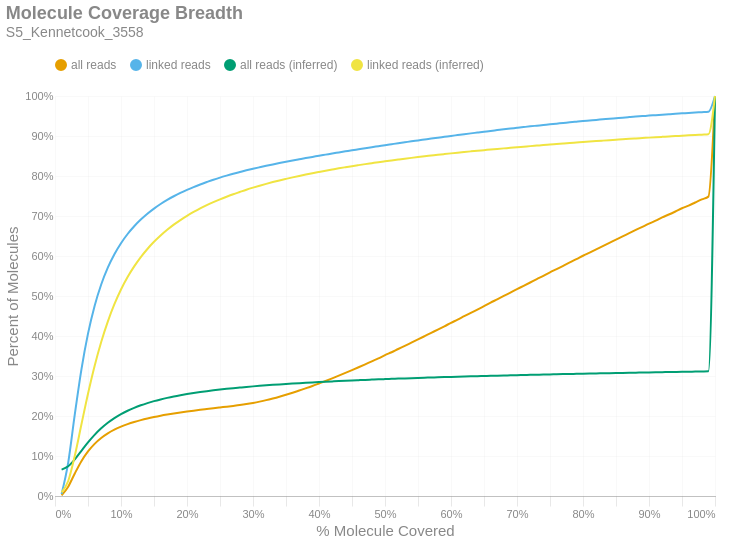

The notebook cell saved with this chart:
### Markdown cell above
### Molecule Read Coverage
This chart shows molecule coverage breadth as computed by the number of bases aligned to that molecule. In other words, "*how much of each unique long molecule is actually sequenced/aligned?*" Keep in mind there is a distinction between sequences and alignments, since some sequences belonging to a particular molecule may not align well and wouldn't appear in the alignment data. This chart also shows molecule coverage breadth as computed by the *inferred fragment* from which the aligned sequences originate. Unlike read coverage, this calculation takes into account the total insert size, including unsequenced gaps between the forward and reverse reads. Like the previous figures, these are cumulative percents.

### Code cell
if SKIPLR:
    print_html(f"Skipped")
else:
    binned_df = consolidated_hist(valids['coverage_bp'], mask, 0.01, True)
    binned_df_inf = consolidated_hist(valids['coverage_inserts'], mask, 0.01, True)
    binned_df = binned_df.with_columns(pl.lit(binned_df_inf['all reads (cumsum)']).alias('all reads (inferred)'))
    binned_df = binned_df.with_columns(pl.lit(binned_df_inf['linked reads (cumsum)']).alias('linked reads (inferred)'))
    binned_df = binned_df.with_columns(
        (pl.col('bin').cast(pl.Float64) + 0.01).alias('right_edge')
    )

    with SafeRender(binned_df):
        (
            density_plot(binned_df, 'Molecule Coverage Breadth', samplename, 'molcov', ['all reads (inferred)','linked reads (inferred)'])
            .encode(
                #x=alt.X('bin:Q', title="% Molecule Covered").axis(format = '%').scale(padding=0),
                x=alt.X('right_edge:Q', title="% Molecule Covered").axis(format='%').scale(padding=0),
                y=alt.Y('value:Q', title='Percent of Molecules')
                    .axis(format='%')
                    .stack(False)
                    .scale(domainMin=0, padding=0),
                color=alt.Color("key:N").scale(domain = ["all reads", "linked reads", "all reads (inferred)", "linked reads (inferred)"]),
                tooltip = [
                    alt.Tooltip("key:N", title = "Data Type"),
                    alt.Tooltip("range_label:N", title="% Molecule Covered"),
                    alt.Tooltip("value:Q", format = ".2%", title="% Molecules")
                ]
            )
        ).display()

### Figure 1 — Vega-Lite specification as saved in the notebook (floating-point values rounded to 4 significant figures)
{"width": "container", "height": 400, "config": {"title": {"anchor": "start", "dy": -15, "fontSize": 18, "color": "#888888", "subtitleColor": "#888888", "subtitleFontSize": 14}, "arc": {"fill": "#0072B2"}, "axis": {"domainColor": "#888888", "domainWidth": 0.5, "gridWidth": 0.2, "grid": false, "titleFontWeight": 400, "titleFontSize": 15, "labelFontSize": 11, "labelColor": "#888888", "tickColor": "#888888", "tickWidth": 0.2, "titleColor": "#888888"}, "axisBand": {"grid": false}, "axisX": {"grid": true, "tickSize": 10, "domainCap": "round"}, "axisY": {"domain": false, "grid": true, "tickSize": 0, "domainCap": "round"}, "background": "transparent", "header": {"labelFontSize": 15, "labelColor": "#888888", "titleFontSize": 15, "titleFontWeight": 600, "titleColor": "#888888"}, "legend": {"labelFont": "sans-serif", "labelFontSize": 12, "labelColor": "#888888", "symbolSize": 100, "symbolType": "circle", "titleFontSize": 12, "titlePadding": 10, "titleColor": "#888888", "title": null, "orient": "top"}, "range": {"category": ["#E69F00", "#56B4E9", "#009E73", "#F0E442", "#0072B2", "#D55E00", "#CC79A7", "#000000"], "diverging": ["#cfe8f3", "#a2d4ec", "#73bfe2", "#46abdb", "#1696d2", "#12719e"]}, "area": {"fill": "#0072B2", "fillOpacity": 0.7, "line": true, "strokeOpacity": 0.7}, "line": {"color": "#0072B2", "stroke": "#0072B2", "strokeWidth": 2}, "trail": {"color": "#0072B2", "stroke": "#0072B2", "strokeWidth": 0, "size": 1}, "point": {"filled": true, "fillOpacity": 1.0, "size": 95}, "text": {"color": "#888888", "fontSize": 11, "align": "right", "fontWeight": 400, "size": 11}, "bar": {"fill": "#0072B2", "stroke": null}, "view": {"stroke": null, "continuousWidth": 660, "continuousHeight": 400}}, "data": {"name": "data-0b0ed20c6f600bb001215fa73139b23f"}, "mark": {"type": "line", "interpolate": "monotone", "point": {"opacity": 0, "size": 275}}, "encoding": {"color": {"field": "key", "scale": {"domain": ["all reads", "linked reads", "all reads (inferred)", "linked reads (inferred)"]}, "type": "nominal"}, "tooltip": [{"field": "key", "title": "Data Type", "type": "nominal"}, {"field": "range_label", "title": "% Molecule Covered", "type": "nominal"}, {"field": "value", "format": ".2%", "title": "% Molecules", "type": "quantitative"}], "x": {"axis": {"format": "%"}, "field": "right_edge", "scale": {"padding": 0}, "title": "% Molecule Covered", "type": "quantitative"}, "y": {"axis": {"format": "%"}, "field": "value", "scale": {"domainMin": 0, "padding": 0}, "stack": false, "title": "Percent of Molecules", "type": "quantitative"}}, "params": [{"name": "param_c36ac31b6afebe62", "select": {"type": "point", "fields": ["key"]}, "bind": "legend"}], "title": {"text": "Molecule Coverage Breadth", "subtitle": "S5_Kennetcook_3558"}, "transform": [{"fold": ["all reads (cumsum)", "linked reads (cumsum)", "all reads (inferred)", "linked reads (inferred)"]}, {"calculate": "replace(datum.key, ' (cumsum)', '')", "as": "key"}, {"filter": {"param": "param_c36ac31b6afebe62"}}], "usermeta": {"embedOptions": {"downloadFileName": "S5_Kennetcook_3558.molcov"}}, "$schema": "https://vega.github.io/schema/vega-lite/v6.1.0.json", "datasets": {"data-0b0ed20c6f600bb001215fa73139b23f": [{"bin": "0.0", "interval": "0.0-0.01", "all reads": 0.001529, "linked reads": 0.004793, "all reads (cumsum)": 0.001529, "linked reads (cumsum)": 0.004793, "range_label": "0.0-0.01", "all reads (inferred)": 0.06604, "linked reads (inferred)": 0.008944, "right_edge": 0.01}, {"bin": "0.01", "interval": "0.01-0.02", "all reads": 0.02181, "linked reads": 0.07856, "all reads (cumsum)": 0.02334, "linked reads (cumsum)": 0.08335, "range_label": "0.01-0.02", "all reads (inferred)": 0.07428, "linked reads (inferred)": 0.03751, "right_edge": 0.02}, {"bin": "0.02", "interval": "0.02-0.03", "all reads": 0.03299, "linked reads": 0.1206, "all reads (cumsum)": 0.05634, "linked reads (cumsum)": 0.204, "range_label": "0.02-0.03", "all reads (inferred)": 0.09173, "linked reads (inferred)": 0.1008, "right_edge": 0.03}, {"bin": "0.03", "interval": "0.03-0.04", "all reads": 0.03062, "linked reads": 0.1121, "all reads (cumsum)": 0.08696, "linked reads (cumsum)": 0.3161, "range_label": "0.03-0.04", "all reads (inferred)": 0.113, "linked reads (inferred)": 0.1786, "right_edge": 0.04}, {"bin": "0.04", "interval": "0.04-0.05", "all reads": 0.02452, "linked reads": 0.08991, "all reads (cumsum)": 0.1115, "linked reads (cumsum)": 0.406, "range_label": "0.04-0.05", "all reads (inferred)": 0.134, "linked reads (inferred)": 0.2557, "right_edge": 0.05}, {"bin": "0.05", "interval": "0.05-0.06", "all reads": 0.01894, "linked reads": 0.06927, "all reads (cumsum)": 0.1304, "linked reads (cumsum)": 0.4753, "range_label": "0.05-0.06", "all reads (inferred)": 0.1528, "linked reads (inferred)": 0.3251, "right_edge": 0.06}, {"bin": "0.06", "interval": "0.06-0.07", "all reads": 0.01464, "linked reads": 0.05354, "all reads (cumsum)": 0.1451, "linked reads (cumsum)": 0.5288, "range_label": "0.06-0.07", "all reads (inferred)": 0.1691, "linked reads (inferred)": 0.3851, "right_edge": 0.07}, {"bin": "0.07", "interval": "0.07-0.08", "all reads": 0.01153, "linked reads": 0.04213, "all reads (cumsum)": 0.1566, "linked reads (cumsum)": 0.571, "range_label": "0.07-0.08", "all reads (inferred)": 0.183, "linked reads (inferred)": 0.4361, "right_edge": 0.08}, {"bin": "0.08", "interval": "0.08-0.09", "all reads": 0.009237, "linked reads": 0.0336, "all reads (cumsum)": 0.1658, "linked reads (cumsum)": 0.6046, "range_label": "0.08-0.09", "all reads (inferred)": 0.1947, "linked reads (inferred)": 0.4794, "right_edge": 0.09}, {"bin": "0.09", "interval": "0.09-0.1", "all reads": 0.007567, "linked reads": 0.02748, "all reads (cumsum)": 0.1734, "linked reads (cumsum)": 0.632, "range_label": "0.09-0.1", "all reads (inferred)": 0.2047, "linked reads (inferred)": 0.5162, "right_edge": 0.1}, {"bin": "0.1", "interval": "0.1-0.11", "all reads": 0.006344, "linked reads": 0.02295, "all reads (cumsum)": 0.1797, "linked reads (cumsum)": 0.655, "range_label": "0.1-0.11", "all reads (inferred)": 0.2132, "linked reads (inferred)": 0.5474, "right_edge": 0.11}, {"bin": "0.11", "interval": "0.11-0.12", "all reads": 0.00537, "linked reads": 0.01936, "all reads (cumsum)": 0.1851, "linked reads (cumsum)": 0.6743, "range_label": "0.11-0.12", "all reads (inferred)": 0.2204, "linked reads (inferred)": 0.574, "right_edge": 0.12}, {"bin": "0.12", "interval": "0.12-0.13", "all reads": 0.004651, "linked reads": 0.01671, "all reads (cumsum)": 0.1898, "linked reads (cumsum)": 0.6911, "range_label": "0.12-0.13", "all reads (inferred)": 0.2267, "linked reads (inferred)": 0.5972, "right_edge": 0.13}, {"bin": "0.13", "interval": "0.13-0.14", "all reads": 0.004071, "linked reads": 0.01458, "all reads (cumsum)": 0.1938, "linked reads (cumsum)": 0.7056, "range_label": "0.13-0.14", "all reads (inferred)": 0.2322, "linked reads (inferred)": 0.6176, "right_edge": 0.14}, {"bin": "0.14", "interval": "0.14-0.15", "all reads": 0.003613, "linked reads": 0.01285, "all reads (cumsum)": 0.1974, "linked reads (cumsum)": 0.7185, "range_label": "0.14-0.15", "all reads (inferred)": 0.2371, "linked reads (inferred)": 0.6355, "right_edge": 0.15}, {"bin": "0.15", "interval": "0.15-0.16", "all reads": 0.003266, "linked reads": 0.01148, "all reads (cumsum)": 0.2007, "linked reads (cumsum)": 0.73, "range_label": "0.15-0.16", "all reads (inferred)": 0.2414, "linked reads (inferred)": 0.6512, "right_edge": 0.16}, {"bin": "0.16", "interval": "0.16-0.17", "all reads": 0.002935, "linked reads": 0.01018, "all reads (cumsum)": 0.2036, "linked reads (cumsum)": 0.7402, "range_label": "0.16-0.17", "all reads (inferred)": 0.2453, "linked reads (inferred)": 0.6655, "right_edge": 0.17}, {"bin": "0.17", "interval": "0.17-0.18", "all reads": 0.002689, "linked reads": 0.009217, "all reads (cumsum)": 0.2063, "linked reads (cumsum)": 0.7494, "range_label": "0.17-0.18", "all reads (inferred)": 0.2488, "linked reads (inferred)": 0.6784, "right_edge": 0.18}, {"bin": "0.18", "interval": "0.18-0.19", "all reads": 0.002499, "linked reads": 0.008299, "all reads (cumsum)": 0.2088, "linked reads (cumsum)": 0.7577, "range_label": "0.18-0.19", "all reads (inferred)": 0.2519, "linked reads (inferred)": 0.6899, "right_edge": 0.19}, {"bin": "0.19", "interval": "0.19-0.2", "all reads": 0.002325, "linked reads": 0.007567, "all reads (cumsum)": 0.2111, "linked reads (cumsum)": 0.7652, "range_label": "0.19-0.2", "all reads (inferred)": 0.2548, "linked reads (inferred)": 0.7004, "right_edge": 0.2}, {"bin": "0.2", "interval": "0.2-0.21", "all reads": 0.002226, "linked reads": 0.007134, "all reads (cumsum)": 0.2134, "linked reads (cumsum)": 0.7724, "range_label": "0.2-0.21", "all reads (inferred)": 0.2574, "linked reads (inferred)": 0.71, "right_edge": 0.21}, {"bin": "0.21", "interval": "0.21-0.22", "all reads": 0.002092, "linked reads": 0.006444, "all reads (cumsum)": 0.2155, "linked reads (cumsum)": 0.7788, "range_label": "0.21-0.22", "all reads (inferred)": 0.2599, "linked reads (inferred)": 0.719, "right_edge": 0.22}, {"bin": "0.22", "interval": "0.22-0.23", "all reads": 0.002032, "linked reads": 0.006054, "all reads (cumsum)": 0.2175, "linked reads (cumsum)": 0.7849, "range_label": "0.22-0.23", "all reads (inferred)": 0.2621, "linked reads (inferred)": 0.7271, "right_edge": 0.23}, {"bin": "0.23", "interval": "0.23-0.24", "all reads": 0.002026, "linked reads": 0.005852, "all reads (cumsum)": 0.2195, "linked reads (cumsum)": 0.7907, "range_label": "0.23-0.24", "all reads (inferred)": 0.2641, "linked reads (inferred)": 0.7346, "right_edge": 0.24}, {"bin": "0.24", "interval": "0.24-0.25", "all reads": 0.001921, "linked reads": 0.005255, "all reads (cumsum)": 0.2214, "linked reads (cumsum)": 0.796, "range_label": "0.24-0.25", "all reads (inferred)": 0.2661, "linked reads (inferred)": 0.7417, "right_edge": 0.25}, {"bin": "0.25", "interval": "0.25-0.26", "all reads": 0.001888, "linked reads": 0.004896, "all reads (cumsum)": 0.2233, "linked reads (cumsum)": 0.8009, "range_label": "0.25-0.26", "all reads (inferred)": 0.2679, "linked reads (inferred)": 0.7483, "right_edge": 0.26}, {"bin": "0.26", "interval": "0.26-0.27", "all reads": 0.001942, "linked reads": 0.004701, "all reads (cumsum)": 0.2253, "linked reads (cumsum)": 0.8056, "range_label": "0.26-0.27", "all reads (inferred)": 0.2696, "linked reads (inferred)": 0.7544, "right_edge": 0.27}, {"bin": "0.27", "interval": "0.27-0.28", "all reads": 0.002055, "linked reads": 0.004328, "all reads (cumsum)": 0.2273, "linked reads (cumsum)": 0.8099, "range_label": "0.27-0.28", "all reads (inferred)": 0.2711, "linked reads (inferred)": 0.7601, "right_edge": 0.28}, {"bin": "0.28", "interval": "0.28-0.29", "all reads": 0.002441, "linked reads": 0.004248, "all reads (cumsum)": 0.2298, "linked reads (cumsum)": 0.8141, "range_label": "0.28-0.29", "all reads (inferred)": 0.2726, "linked reads (inferred)": 0.7657, "right_edge": 0.29}, {"bin": "0.29", "interval": "0.29-0.3", "all reads": 0.002873, "linked reads": 0.003982, "all reads (cumsum)": 0.2326, "linked reads (cumsum)": 0.8181, "range_label": "0.29-0.3", "all reads (inferred)": 0.2741, "linked reads (inferred)": 0.7708, "right_edge": 0.3}, {"bin": "0.3", "interval": "0.3-0.31", "all reads": 0.003289, "linked reads": 0.00371, "all reads (cumsum)": 0.2359, "linked reads (cumsum)": 0.8218, "range_label": "0.3-0.31", "all reads (inferred)": 0.2754, "linked reads (inferred)": 0.7757, "right_edge": 0.31}, {"bin": "0.31", "interval": "0.31-0.32", "all reads": 0.003692, "linked reads": 0.003589, "all reads (cumsum)": 0.2396, "linked reads (cumsum)": 0.8254, "range_label": "0.31-0.32", "all reads (inferred)": 0.2767, "linked reads (inferred)": 0.7804, "right_edge": 0.32}, {"bin": "0.32", "interval": "0.32-0.33", "all reads": 0.004201, "linked reads": 0.003523, "all reads (cumsum)": 0.2438, "linked reads (cumsum)": 0.8289, "range_label": "0.32-0.33", "all reads (inferred)": 0.2779, "linked reads (inferred)": 0.7848, "right_edge": 0.33}, {"bin": "0.33", "interval": "0.33-0.34", "all reads": 0.004498, "linked reads": 0.00344, "all reads (cumsum)": 0.2483, "linked reads (cumsum)": 0.8324, "range_label": "0.33-0.34", "all reads (inferred)": 0.279, "linked reads (inferred)": 0.789, "right_edge": 0.34}, {"bin": "0.34", "interval": "0.34-0.35", "all reads": 0.00484, "linked reads": 0.003303, "all reads (cumsum)": 0.2532, "linked reads (cumsum)": 0.8357, "range_label": "0.34-0.35", "all reads (inferred)": 0.2801, "linked reads (inferred)": 0.7928, "right_edge": 0.35}, {"bin": "0.35", "interval": "0.35-0.36", "all reads": 0.005146, "linked reads": 0.003153, "all reads (cumsum)": 0.2583, "linked reads (cumsum)": 0.8388, "range_label": "0.35-0.36", "all reads (inferred)": 0.2811, "linked reads (inferred)": 0.7966, "right_edge": 0.36}, {"bin": "0.36", "interval": "0.36-0.37", "all reads": 0.005324, "linked reads": 0.00305, "all reads (cumsum)": 0.2636, "linked reads (cumsum)": 0.8419, "range_label": "0.36-0.37", "all reads (inferred)": 0.2821, "linked reads (inferred)": 0.8002, "right_edge": 0.37}, {"bin": "0.37", "interval": "0.37-0.38", "all reads": 0.005674, "linked reads": 0.003018, "all reads (cumsum)": 0.2693, "linked reads (cumsum)": 0.8449, "range_label": "0.37-0.38", "all reads (inferred)": 0.2831, "linked reads (inferred)": 0.8037, "right_edge": 0.38}, {"bin": "0.38", "interval": "0.38-0.39", "all reads": 0.005838, "linked reads": 0.002796, "all reads (cumsum)": 0.2751, "linked reads (cumsum)": 0.8477, "range_label": "0.38-0.39", "all reads (inferred)": 0.284, "linked reads (inferred)": 0.807, "right_edge": 0.39}, {"bin": "0.39", "interval": "0.39-0.4", "all reads": 0.006198, "linked reads": 0.002965, "all reads (cumsum)": 0.2813, "linked reads (cumsum)": 0.8507, "range_label": "0.39-0.4", "all reads (inferred)": 0.2849, "linked reads (inferred)": 0.8101, "right_edge": 0.4}, {"bin": "0.4", "interval": "0.4-0.41", "all reads": 0.006274, "linked reads": 0.002749, "all reads (cumsum)": 0.2876, "linked reads (cumsum)": 0.8534, "range_label": "0.4-0.41", "all reads (inferred)": 0.2857, "linked reads (inferred)": 0.8132, "right_edge": 0.41}, {"bin": "0.41", "interval": "0.41-0.42", "all reads": 0.006593, "linked reads": 0.002781, "all reads (cumsum)": 0.2942, "linked reads (cumsum)": 0.8562, "range_label": "0.41-0.42", "all reads (inferred)": 0.2866, "linked reads (inferred)": 0.8162, "right_edge": 0.42}, {"bin": "0.42", "interval": "0.42-0.43", "all reads": 0.006685, "linked reads": 0.002692, "all reads (cumsum)": 0.3009, "linked reads (cumsum)": 0.8589, "range_label": "0.42-0.43", "all reads (inferred)": 0.2874, "linked reads (inferred)": 0.8192, "right_edge": 0.43}, {"bin": "0.43", "interval": "0.43-0.44", "all reads": 0.006816, "linked reads": 0.002708, "all reads (cumsum)": 0.3077, "linked reads (cumsum)": 0.8616, "range_label": "0.43-0.44", "all reads (inferred)": 0.2881, "linked reads (inferred)": 0.822, "right_edge": 0.44}, {"bin": "0.44", "interval": "0.44-0.45", "all reads": 0.007031, "linked reads": 0.002733, "all reads (cumsum)": 0.3147, "linked reads (cumsum)": 0.8643, "range_label": "0.44-0.45", "all reads (inferred)": 0.2889, "linked reads (inferred)": 0.8247, "right_edge": 0.45}, {"bin": "0.45", "interval": "0.45-0.46", "all reads": 0.007183, "linked reads": 0.002577, "all reads (cumsum)": 0.3219, "linked reads (cumsum)": 0.8669, "range_label": "0.45-0.46", "all reads (inferred)": 0.2896, "linked reads (inferred)": 0.8272, "right_edge": 0.46}, {"bin": "0.46", "interval": "0.46-0.47", "all reads": 0.007312, "linked reads": 0.002617, "all reads (cumsum)": 0.3292, "linked reads (cumsum)": 0.8695, "range_label": "0.46-0.47", "all reads (inferred)": 0.2903, "linked reads (inferred)": 0.8297, "right_edge": 0.47}, {"bin": "0.47", "interval": "0.47-0.48", "all reads": 0.007502, "linked reads": 0.002555, "all reads (cumsum)": 0.3367, "linked reads (cumsum)": 0.8721, "range_label": "0.47-0.48", "all reads (inferred)": 0.2909, "linked reads (inferred)": 0.8321, "right_edge": 0.48}, {"bin": "0.48", "interval": "0.48-0.49", "all reads": 0.007232, "linked reads": 0.00247, "all reads (cumsum)": 0.344, "linked reads (cumsum)": 0.8746, "range_label": "0.48-0.49", "all reads (inferred)": 0.2916, "linked reads (inferred)": 0.8345, "right_edge": 0.49}, {"bin": "0.49", "interval": "0.49-0.5", "all reads": 0.008264, "linked reads": 0.002494, "all reads (cumsum)": 0.3522, "linked reads (cumsum)": 0.8771, "range_label": "0.49-0.5", "all reads (inferred)": 0.2922, "linked reads (inferred)": 0.8368, "right_edge": 0.5}, {"bin": "0.5", "interval": "0.5-0.51", "all reads": 0.007155, "linked reads": 0.002433, "all reads (cumsum)": 0.3594, "linked reads (cumsum)": 0.8795, "range_label": "0.5-0.51", "all reads (inferred)": 0.2928, "linked reads (inferred)": 0.839, "right_edge": 0.51}, {"bin": "0.51", "interval": "0.51-0.52", "all reads": 0.008145, "linked reads": 0.002431, "all reads (cumsum)": 0.3675, "linked reads (cumsum)": 0.8819, "range_label": "0.51-0.52", "all reads (inferred)": 0.2934, "linked reads (inferred)": 0.8411, "right_edge": 0.52}, {"bin": "0.52", "interval": "0.52-0.53", "all reads": 0.007825, "linked reads": 0.002379, "all reads (cumsum)": 0.3754, "linked reads (cumsum)": 0.8843, "range_label": "0.52-0.53", "all reads (inferred)": 0.294, "linked reads (inferred)": 0.8433, "right_edge": 0.53}, {"bin": "0.53", "interval": "0.53-0.54", "all reads": 0.008106, "linked reads": 0.002429, "all reads (cumsum)": 0.3835, "linked reads (cumsum)": 0.8867, "range_label": "0.53-0.54", "all reads (inferred)": 0.2946, "linked reads (inferred)": 0.8453, "right_edge": 0.54}, {"bin": "0.54", "interval": "0.54-0.55", "all reads": 0.007979, "linked reads": 0.002275, "all reads (cumsum)": 0.3914, "linked reads (cumsum)": 0.889, "range_label": "0.54-0.55", "all reads (inferred)": 0.2952, "linked reads (inferred)": 0.8473, "right_edge": 0.55}, {"bin": "0.55", "interval": "0.55-0.56", "all reads": 0.008195, "linked reads": 0.002323, "all reads (cumsum)": 0.3996, "linked reads (cumsum)": 0.8913, "range_label": "0.55-0.56", "all reads (inferred)": 0.2957, "linked reads (inferred)": 0.8492, "right_edge": 0.56}, {"bin": "0.56", "interval": "0.56-0.57", "all reads": 0.008282, "linked reads": 0.002319, "all reads (cumsum)": 0.4079, "linked reads (cumsum)": 0.8936, "range_label": "0.56-0.57", "all reads (inferred)": 0.2962, "linked reads (inferred)": 0.8511, "right_edge": 0.57}, {"bin": "0.57", "interval": "0.57-0.58", "all reads": 0.008095, "linked reads": 0.002211, "all reads (cumsum)": 0.416, "linked reads (cumsum)": 0.8959, "range_label": "0.57-0.58", "all reads (inferred)": 0.2968, "linked reads (inferred)": 0.853, "right_edge": 0.58}, {"bin": "0.58", "interval": "0.58-0.59", "all reads": 0.008297, "linked reads": 0.002164, "all reads (cumsum)": 0.4243, "linked reads (cumsum)": 0.898, "range_label": "0.58-0.59", "all reads (inferred)": 0.2973, "linked reads (inferred)": 0.8548, "right_edge": 0.59}, {"bin": "0.59", "interval": "0.59-0.6", "all reads": 0.008491, "linked reads": 0.002182, "all reads (cumsum)": 0.4328, "linked reads (cumsum)": 0.9002, "range_label": "0.59-0.6", "all reads (inferred)": 0.2978, "linked reads (inferred)": 0.8566, "right_edge": 0.6}, {"bin": "0.6", "interval": "0.6-0.61", "all reads": 0.008127, "linked reads": 0.002142, "all reads (cumsum)": 0.4409, "linked reads (cumsum)": 0.9023, "range_label": "0.6-0.61", "all reads (inferred)": 0.2983, "linked reads (inferred)": 0.8583, "right_edge": 0.61}, {"bin": "0.61", "interval": "0.61-0.62", "all reads": 0.008496, "linked reads": 0.002148, "all reads (cumsum)": 0.4494, "linked reads (cumsum)": 0.9045, "range_label": "0.61-0.62", "all reads (inferred)": 0.2987, "linked reads (inferred)": 0.8599, "right_edge": 0.62}, {"bin": "0.62", "interval": "0.62-0.63", "all reads": 0.008382, "linked reads": 0.002086, "all reads (cumsum)": 0.4578, "linked reads (cumsum)": 0.9066, "range_label": "0.62-0.63", "all reads (inferred)": 0.2992, "linked reads (inferred)": 0.8616, "right_edge": 0.63}, {"bin": "0.63", "interval": "0.63-0.64", "all reads": 0.008395, "linked reads": 0.002046, "all reads (cumsum)": 0.4662, "linked reads (cumsum)": 0.9086, "range_label": "0.63-0.64", "all reads (inferred)": 0.2996, "linked reads (inferred)": 0.8631, "right_edge": 0.64}, {"bin": "0.64", "interval": "0.64-0.65", "all reads": 0.008341, "linked reads": 0.00206, "all reads (cumsum)": 0.4745, "linked reads (cumsum)": 0.9107, "range_label": "0.64-0.65", "all reads (inferred)": 0.3001, "linked reads (inferred)": 0.8646, "right_edge": 0.65}, {"bin": "0.65", "interval": "0.65-0.66", "all reads": 0.008789, "linked reads": 0.002094, "all reads (cumsum)": 0.4833, "linked reads (cumsum)": 0.9128, "range_label": "0.65-0.66", "all reads (inferred)": 0.3005, "linked reads (inferred)": 0.8662, "right_edge": 0.66}, {"bin": "0.66", "interval": "0.66-0.67", "all reads": 0.008347, "linked reads": 0.001976, "all reads (cumsum)": 0.4917, "linked reads (cumsum)": 0.9148, "range_label": "0.66-0.67", "all reads (inferred)": 0.3009, "linked reads (inferred)": 0.8677, "right_edge": 0.67}, {"bin": "0.67", "interval": "0.67-0.68", "all reads": 0.008509, "linked reads": 0.001996, "all reads (cumsum)": 0.5002, "linked reads (cumsum)": 0.9167, "range_label": "0.67-0.68", "all reads (inferred)": 0.3013, "linked reads (inferred)": 0.8691, "right_edge": 0.68}, {"bin": "0.68", "interval": "0.68-0.69", "all reads": 0.008343, "linked reads": 0.001848, "all reads (cumsum)": 0.5085, "linked reads (cumsum)": 0.9186, "range_label": "0.68-0.69", "all reads (inferred)": 0.3017, "linked reads (inferred)": 0.8704, "right_edge": 0.69}, {"bin": "0.69", "interval": "0.69-0.7", "all reads": 0.00855, "linked reads": 0.00186, "all reads (cumsum)": 0.5171, "linked reads (cumsum)": 0.9205, "range_label": "0.69-0.7", "all reads (inferred)": 0.3021, "linked reads (inferred)": 0.8719, "right_edge": 0.7}, {"bin": "0.7", "interval": "0.7-0.71", "all reads": 0.008287, "linked reads": 0.001852, "all reads (cumsum)": 0.5254, "linked reads (cumsum)": 0.9223, "range_label": "0.7-0.71", "all reads (inferred)": 0.3025, "linked reads (inferred)": 0.8733, "right_edge": 0.71}, {"bin": "0.71", "interval": "0.71-0.72", "all reads": 0.008382, "linked reads": 0.001826, "all reads (cumsum)": 0.5338, "linked reads (cumsum)": 0.9241, "range_label": "0.71-0.72", "all reads (inferred)": 0.3029, "linked reads (inferred)": 0.8747, "right_edge": 0.72}, {"bin": "0.72", "interval": "0.72-0.73", "all reads": 0.008438, "linked reads": 0.001691, "all reads (cumsum)": 0.5422, "linked reads (cumsum)": 0.9258, "range_label": "0.72-0.73", "all reads (inferred)": 0.3033, "linked reads (inferred)": 0.876, "right_edge": 0.73}, {"bin": "0.73", "interval": "0.73-0.74", "all reads": 0.008191, "linked reads": 0.001685, "all reads (cumsum)": 0.5504, "linked reads (cumsum)": 0.9275, "range_label": "0.73-0.74", "all reads (inferred)": 0.3036, "linked reads (inferred)": 0.8773, "right_edge": 0.74}, {"bin": "0.74", "interval": "0.74-0.75", "all reads": 0.008746, "linked reads": 0.001711, "all reads (cumsum)": 0.5591, "linked reads (cumsum)": 0.9292, "range_label": "0.74-0.75", "all reads (inferred)": 0.304, "linked reads (inferred)": 0.8786, "right_edge": 0.75}, {"bin": "0.75", "interval": "0.75-0.76", "all reads": 0.008117, "linked reads": 0.001649, "all reads (cumsum)": 0.5672, "linked reads (cumsum)": 0.9309, "range_label": "0.75-0.76", "all reads (inferred)": 0.3044, "linked reads (inferred)": 0.8799, "right_edge": 0.76}, {"bin": "0.76", "interval": "0.76-0.77", "all reads": 0.008323, "linked reads": 0.001621, "all reads (cumsum)": 0.5756, "linked reads (cumsum)": 0.9325, "range_label": "0.76-0.77", "all reads (inferred)": 0.3047, "linked reads (inferred)": 0.8811, "right_edge": 0.77}, {"bin": "0.77", "interval": "0.77-0.78", "all reads": 0.008294, "linked reads": 0.001673, "all reads (cumsum)": 0.5839, "linked reads (cumsum)": 0.9342, "range_label": "0.77-0.78", "all reads (inferred)": 0.3051, "linked reads (inferred)": 0.8824, "right_edge": 0.78}, {"bin": "0.78", "interval": "0.78-0.79", "all reads": 0.008218, "linked reads": 0.00157, "all reads (cumsum)": 0.5921, "linked reads (cumsum)": 0.9357, "range_label": "0.78-0.79", "all reads (inferred)": 0.3055, "linked reads (inferred)": 0.8836, "right_edge": 0.79}, {"bin": "0.79", "interval": "0.79-0.8", "all reads": 0.008585, "linked reads": 0.001546, "all reads (cumsum)": 0.6007, "linked reads (cumsum)": 0.9373, "range_label": "0.79-0.8", "all reads (inferred)": 0.3058, "linked reads (inferred)": 0.8849, "right_edge": 0.8}, {"bin": "0.8", "interval": "0.8-0.81", "all reads": 0.007922, "linked reads": 0.001472, "all reads (cumsum)": 0.6086, "linked reads (cumsum)": 0.9388, "range_label": "0.8-0.81", "all reads (inferred)": 0.3062, "linked reads (inferred)": 0.8861, "right_edge": 0.81}, {"bin": "0.81", "interval": "0.81-0.82", "all reads": 0.008084, "linked reads": 0.001495, "all reads (cumsum)": 0.6167, "linked reads (cumsum)": 0.9402, "range_label": "0.81-0.82", "all reads (inferred)": 0.3065, "linked reads (inferred)": 0.8873, "right_edge": 0.82}, {"bin": "0.82", "interval": "0.82-0.83", "all reads": 0.00823, "linked reads": 0.001417, "all reads (cumsum)": 0.6249, "linked reads (cumsum)": 0.9417, "range_label": "0.82-0.83", "all reads (inferred)": 0.3068, "linked reads (inferred)": 0.8884, "right_edge": 0.83}, {"bin": "0.83", "interval": "0.83-0.84", "all reads": 0.008142, "linked reads": 0.001475, "all reads (cumsum)": 0.633, "linked reads (cumsum)": 0.9431, "range_label": "0.83-0.84", "all reads (inferred)": 0.3072, "linked reads (inferred)": 0.8896, "right_edge": 0.84}, {"bin": "0.84", "interval": "0.84-0.85", "all reads": 0.007967, "linked reads": 0.001373, "all reads (cumsum)": 0.641, "linked reads (cumsum)": 0.9445, "range_label": "0.84-0.85", "all reads (inferred)": 0.3075, "linked reads (inferred)": 0.8907, "right_edge": 0.85}, {"bin": "0.85", "interval": "0.85-0.86", "all reads": 0.008092, "linked reads": 0.001395, "all reads (cumsum)": 0.6491, "linked reads (cumsum)": 0.9459, "range_label": "0.85-0.86", "all reads (inferred)": 0.3078, "linked reads (inferred)": 0.8918, "right_edge": 0.86}, {"bin": "0.86", "interval": "0.86-0.87", "all reads": 0.007908, "linked reads": 0.001316, "all reads (cumsum)": 0.657, "linked reads (cumsum)": 0.9472, "range_label": "0.86-0.87", "all reads (inferred)": 0.3081, "linked reads (inferred)": 0.8929, "right_edge": 0.87}, {"bin": "0.87", "interval": "0.87-0.88", "all reads": 0.008109, "linked reads": 0.001294, "all reads (cumsum)": 0.6651, "linked reads (cumsum)": 0.9485, "range_label": "0.87-0.88", "all reads (inferred)": 0.3084, "linked reads (inferred)": 0.8939, "right_edge": 0.88}, {"bin": "0.88", "interval": "0.88-0.89", "all reads": 0.007821, "linked reads": 0.001208, "all reads (cumsum)": 0.6729, "linked reads (cumsum)": 0.9497, "range_label": "0.88-0.89", "all reads (inferred)": 0.3087, "linked reads (inferred)": 0.8949, "right_edge": 0.89}, {"bin": "0.89", "interval": "0.89-0.9", "all reads": 0.007945, "linked reads": 0.001262, "all reads (cumsum)": 0.6809, "linked reads (cumsum)": 0.951, "range_label": "0.89-0.9", "all reads (inferred)": 0.309, "linked reads (inferred)": 0.8959, "right_edge": 0.9}, {"bin": "0.9", "interval": "0.9-0.91", "all reads": 0.007326, "linked reads": 0.001145, "all reads (cumsum)": 0.6882, "linked reads (cumsum)": 0.9521, "range_label": "0.9-0.91", "all reads (inferred)": 0.3093, "linked reads (inferred)": 0.8969, "right_edge": 0.91}, {"bin": "0.91", "interval": "0.91-0.92", "all reads": 0.008395, "linked reads": 0.001193, "all reads (cumsum)": 0.6966, "linked reads (cumsum)": 0.9533, "range_label": "0.91-0.92", "all reads (inferred)": 0.3096, "linked reads (inferred)": 0.8979, "right_edge": 0.92}, {"bin": "0.92", "interval": "0.92-0.93", "all reads": 0.007079, "linked reads": 0.001148, "all reads (cumsum)": 0.7037, "linked reads (cumsum)": 0.9545, "range_label": "0.92-0.93", "all reads (inferred)": 0.3098, "linked reads (inferred)": 0.8988, "right_edge": 0.93}, {"bin": "0.93", "interval": "0.93-0.94", "all reads": 0.007625, "linked reads": 0.001116, "all reads (cumsum)": 0.7113, "linked reads (cumsum)": 0.9556, "range_label": "0.93-0.94", "all reads (inferred)": 0.3101, "linked reads (inferred)": 0.8998, "right_edge": 0.94}, {"bin": "0.94", "interval": "0.94-0.95", "all reads": 0.008048, "linked reads": 0.001013, "all reads (cumsum)": 0.7194, "linked reads (cumsum)": 0.9566, "range_label": "0.94-0.95", "all reads (inferred)": 0.3104, "linked reads (inferred)": 0.9007, "right_edge": 0.95}, {"bin": "0.95", "interval": "0.95-0.96", "all reads": 0.006672, "linked reads": 0.00107, "all reads (cumsum)": 0.726, "linked reads (cumsum)": 0.9577, "range_label": "0.95-0.96", "all reads (inferred)": 0.3107, "linked reads (inferred)": 0.9016, "right_edge": 0.96}, {"bin": "0.96", "interval": "0.96-0.97", "all reads": 0.007712, "linked reads": 0.0009944, "all reads (cumsum)": 0.7337, "linked reads (cumsum)": 0.9587, "range_label": "0.96-0.97", "all reads (inferred)": 0.311, "linked reads (inferred)": 0.9025, "right_edge": 0.97}, {"bin": "0.97", "interval": "0.97-0.98", "all reads": 0.007746, "linked reads": 0.0009353, "all reads (cumsum)": 0.7415, "linked reads (cumsum)": 0.9596, "range_label": "0.97-0.98", "all reads (inferred)": 0.3113, "linked reads (inferred)": 0.9034, "right_edge": 0.98}, {"bin": "0.98", "interval": "0.98-0.99", "all reads": 0.00698, "linked reads": 0.0009738, "all reads (cumsum)": 0.7485, "linked reads (cumsum)": 0.9606, "range_label": "0.98-0.99", "all reads (inferred)": 0.3116, "linked reads (inferred)": 0.9043, "right_edge": 0.99}, {"bin": "0.99", "interval": "0.99-1.0", "all reads": 0.2515, "linked reads": 0.03942, "all reads (cumsum)": 1.0, "linked reads (cumsum)": 1.0, "range_label": "0.99-1.0", "all reads (inferred)": 1.0, "linked reads (inferred)": 1.0, "right_edge": 1.0}]}}
